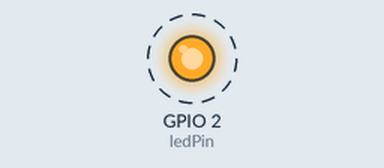
Simulated run of this sketch. Board: ESP32. Shown: output pins drawn as LEDs (lit = HIGH). Dashed ring = blinking. What the sketch prints to the serial monitor is not drawn.

Above: at 1.5 s.
Timing chart, 0 to 5.6 s (numbered marks = the images above):
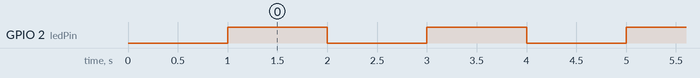

Measured:
- by itself, GPIO 2 (ledPin): alternates HIGH for 1.0 s and LOW for 1.0 s

The sketch:

ESP32_Blink_Test.ino
```cpp
const int ledPin = 2;

void setup() {
  pinMode(ledPin, OUTPUT);
    Serial.begin(115200);
  delay(1000);
  Serial.println("System Initialized...");
}

void loop() {
digitalWrite(ledPin, HIGH);
  Serial.println("LED status: ON");
  delay(1000);
digitalWrite(ledPin, LOW);
  Serial.println("LED status: OFF");
  delay(1000);
}
//Status: Working
```
